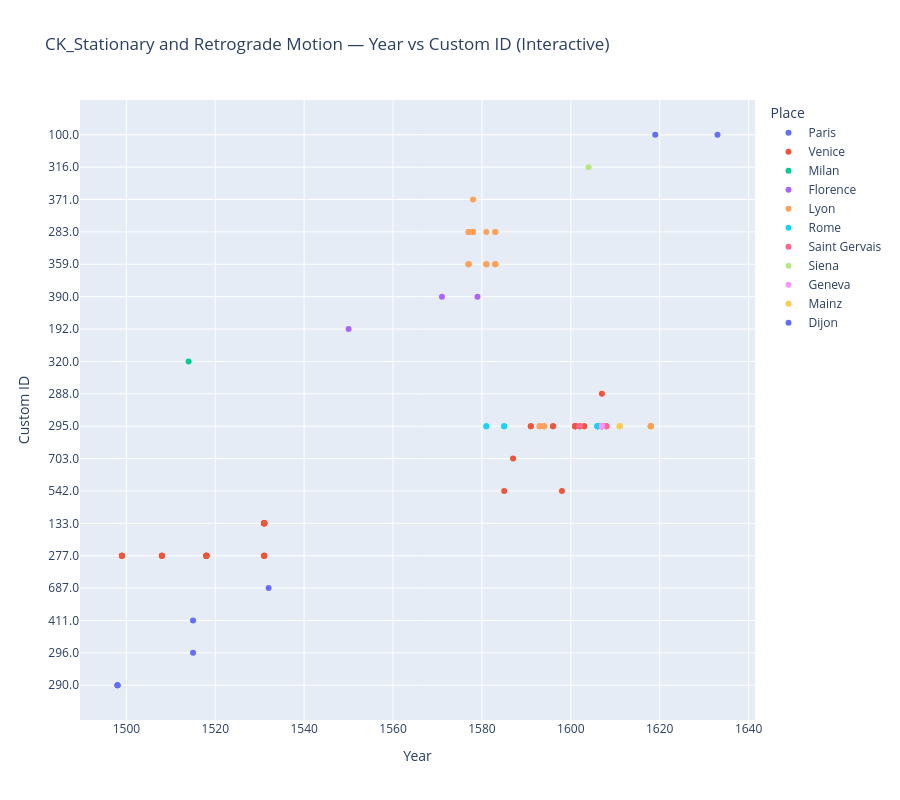

The notebook cell saved with this chart:
### Code cell
# Interactive scatter: CK_Stationary and Retrograde Motion
fig = px.scatter(
    retro_df,
    x='year',
    y='custom_identifier_str',
    color='place',
    hover_data=['part_or_adaption_label', 'book', 'custom_identifier_str'],
    title='CK_Stationary and Retrograde Motion — Year vs Custom ID (Interactive)',
    labels={'year': 'Year', 'custom_identifier_str': 'Custom ID', 'place': 'Place'}
)
fig.update_layout(height=800)
fig.show()

### Figure 1 — Plotly figure (JSON) as saved in the notebook; plotly's stock layout.template omitted (floating-point values rounded to 4 significant figures)
{"data": [{"customdata": [["Geometria speculativa by Bradwardine", "http://sphaera.mpiwg-berlin.mpg.de/id/item/ace988b2-0920-4717-86e6-f82f1c18e35b"], ["Geometria speculativa by Bradwardine", "http://sphaera.mpiwg-berlin.mpg.de/id/item/ace988b2-0920-4717-86e6-f82f1c18e35b"], ["Geometria speculativa by Bradwardine", "http://sphaera.mpiwg-berlin.mpg.de/id/item/ace988b2-0920-4717-86e6-f82f1c18e35b"], ["Tractatus de sphaera", "http://sphaera.mpiwg-berlin.mpg.de/id/item/e2792d4c-4369-4c9c-b9aa-02fb165716ac"], ["Tractatus de sphaera", "http://sphaera.mpiwg-berlin.mpg.de/id/item/e2792d4c-4369-4c9c-b9aa-02fb165716ac"], ["Treatise on Geometry", "http://sphaera.mpiwg-berlin.mpg.de/id/item/fe1a8658-1b64-4143-9788-2e623e780b1e"]], "hovertemplate": "Place=Paris<br>Year=%{x}<br>Custom ID=%{y}<br>part_or_adaption_label=%{customdata[0]}<br>book=%{customdata[1]}<extra></extra>", "legendgroup": "Paris", "marker": {"color": "#636efa", "symbol": "circle"}, "mode": "markers", "name": "Paris", "orientation": "h", "showlegend": true, "type": "scatter", "x": [1498, 1498, 1498, 1515, 1515, 1532], "xaxis": "x", "y": ["290.0", "290.0", "290.0", "296.0", "411.0", "687.0"], "yaxis": "y"}, {"customdata": [["Theoricae novae planetarum of Peuerbach", "http://sphaera.mpiwg-berlin.mpg.de/id/item/f5556437-0f45-4536-990e-5228623a8b2c"], ["Theoricae novae planetarum of Peuerbach", "http://sphaera.mpiwg-berlin.mpg.de/id/item/f5556437-0f45-4536-990e-5228623a8b2c"], ["Theoricae novae planetarum of Peuerbach", "http://sphaera.mpiwg-berlin.mpg.de/id/item/f5556437-0f45-4536-990e-5228623a8b2c"], ["Theoricae novae planetarum of Peuerbach", "http://sphaera.mpiwg-berlin.mpg.de/id/item/f5556437-0f45-4536-990e-5228623a8b2c"], ["Theoricae novae planetarum of Peuerbach", "http://sphaera.mpiwg-berlin.mpg.de/id/item/798799c1-e7a3-43f6-8c01-ad4e41cd5fae"], ["Theoricae novae planetarum of Peuerbach", "http://sphaera.mpiwg-berlin.mpg.de/id/item/798799c1-e7a3-43f6-8c01-ad4e41cd5fae"], ["Theoricae novae planetarum of Peuerbach", "http://sphaera.mpiwg-berlin.mpg.de/id/item/798799c1-e7a3-43f6-8c01-ad4e41cd5fae"], ["Theoricae novae planetarum of Peuerbach", "http://sphaera.mpiwg-berlin.mpg.de/id/item/798799c1-e7a3-43f6-8c01-ad4e41cd5fae"], ["Theoricae novae planetarum of Peuerbach", "http://sphaera.mpiwg-berlin.mpg.de/id/item/81491221-871e-4f01-bd65-7fbd1af4b91a"], ["Theoricae novae planetarum of Peuerbach", "http://sphaera.mpiwg-berlin.mpg.de/id/item/81491221-871e-4f01-bd65-7fbd1af4b91a"], ["Theoricae novae planetarum of Peuerbach", "http://sphaera.mpiwg-berlin.mpg.de/id/item/81491221-871e-4f01-bd65-7fbd1af4b91a"], ["Theoricae novae planetarum of Peuerbach", "http://sphaera.mpiwg-berlin.mpg.de/id/item/13e74258-a76e-4085-8f50-748e17986768"], ["Theoricae novae planetarum of Peuerbach", "http://sphaera.mpiwg-berlin.mpg.de/id/item/13e74258-a76e-4085-8f50-748e17986768"], ["Theoricae novae planetarum of Peuerbach", "http://sphaera.mpiwg-berlin.mpg.de/id/item/13e74258-a76e-4085-8f50-748e17986768"], ["Theoricae novae planetarum of Peuerbach", "http://sphaera.mpiwg-berlin.mpg.de/id/item/13e74258-a76e-4085-8f50-748e17986768"], ["Theorica of Nur ad-Din al-Bitruji", "http://sphaera.mpiwg-berlin.mpg.de/id/item/60829691-37d8-4dd3-9725-1e135da4a68c"], ["Theorica of Nur ad-Din al-Bitruji", "http://sphaera.mpiwg-berlin.mpg.de/id/item/60829691-37d8-4dd3-9725-1e135da4a68c"], ["Theorica of Nur ad-Din al-Bitruji", "http://sphaera.mpiwg-berlin.mpg.de/id/item/60829691-37d8-4dd3-9725-1e135da4a68c"], ["Theorica of Nur ad-Din al-Bitruji", "http://sphaera.mpiwg-berlin.mpg.de/id/item/60829691-37d8-4dd3-9725-1e135da4a68c"], ["Theorica of Nur ad-Din al-Bitruji", "http://sphaera.mpiwg-berlin.mpg.de/id/item/60829691-37d8-4dd3-9725-1e135da4a68c"], ["Theorica of Nur ad-Din al-Bitruji", "http://sphaera.mpiwg-berlin.mpg.de/id/item/60829691-37d8-4dd3-9725-1e135da4a68c"], ["Theorica of Nur ad-Din al-Bitruji", "http://sphaera.mpiwg-berlin.mpg.de/id/item/60829691-37d8-4dd3-9725-1e135da4a68c"], ["Theoricae novae planetarum of Peuerbach", "http://sphaera.mpiwg-berlin.mpg.de/id/item/60829691-37d8-4dd3-9725-1e135da4a68c"], ["Theoricae novae planetarum of Peuerbach", "http://sphaera.mpiwg-berlin.mpg.de/id/item/60829691-37d8-4dd3-9725-1e135da4a68c"], ["Theoricae novae planetarum of Peuerbach", "http://sphaera.mpiwg-berlin.mpg.de/id/item/60829691-37d8-4dd3-9725-1e135da4a68c"], ["Theorica of Nur ad-Din al-Bitruji", "http://sphaera.mpiwg-berlin.mpg.de/id/item/60829691-37d8-4dd3-9725-1e135da4a68c"], ["Theorica of Nur ad-Din al-Bitruji", "http://sphaera.mpiwg-berlin.mpg.de/id/item/60829691-37d8-4dd3-9725-1e135da4a68c"], ["Theorica of Nur ad-Din al-Bitruji", "http://sphaera.mpiwg-berlin.mpg.de/id/item/60829691-37d8-4dd3-9725-1e135da4a68c"], ["Theorica of Nur ad-Din al-Bitruji", "http://sphaera.mpiwg-berlin.mpg.de/id/item/60829691-37d8-4dd3-9725-1e135da4a68c"], ["Theorica of Nur ad-Din al-Bitruji", "http://sphaera.mpiwg-berlin.mpg.de/id/item/60829691-37d8-4dd3-9725-1e135da4a68c"], ["Theoricae novae planetarum of Peuerbach", "http://sphaera.mpiwg-berlin.mpg.de/id/item/60829691-37d8-4dd3-9725-1e135da4a68c"], ["Theorica of Nur ad-Din al-Bitruji", "http://sphaera.mpiwg-berlin.mpg.de/id/item/60829691-37d8-4dd3-9725-1e135da4a68c"], ["Four books on the Sphere", "http://sphaera.mpiwg-berlin.mpg.de/id/item/aeefc2a9-d142-4d3b-b0c1-415458e3271f"], ["Italian translation of Finé's Treatise on Geometry", "http://sphaera.mpiwg-berlin.mpg.de/id/item/9087fcf8-ed6b-439c-a46f-1e3872fab663"], ["Clavius's commentary on Sacrobosco's Sphere", "http://sphaera.mpiwg-berlin.mpg.de/id/item/bbd6d45f-1734-410b-9029-60ae656f2623"], ["Clavius's commentary on Sacrobosco's Sphere", "http://sphaera.mpiwg-berlin.mpg.de/id/item/bbd6d45f-1734-410b-9029-60ae656f2623"], ["Clavius's commentary on Sacrobosco's Sphere", "http://sphaera.mpiwg-berlin.mpg.de/id/item/a87d082b-a4a4-4dc2-b498-da488b67e3db"], ["Clavius's commentary on Sacrobosco's Sphere", "http://sphaera.mpiwg-berlin.mpg.de/id/item/a87d082b-a4a4-4dc2-b498-da488b67e3db"], ["Four books on the Sphere", "http://sphaera.mpiwg-berlin.mpg.de/id/item/a84b202a-e388-4bce-830c-626ae4a90e4d"], ["Clavius's commentary on Sacrobosco's Sphere", "http://sphaera.mpiwg-berlin.mpg.de/id/item/810ba049-53e1-474c-96de-da17d7c69d5e"], ["Clavius's commentary on Sacrobosco's Sphere", "http://sphaera.mpiwg-berlin.mpg.de/id/item/ba9971de-e96d-4105-b874-6e6a5243d9f7"], ["Clavius's commentary on Sacrobosco's Sphere", "http://sphaera.mpiwg-berlin.mpg.de/id/item/810ba049-53e1-474c-96de-da17d7c69d5e"], ["Clavius's commentary on Sacrobosco's Sphere", "http://sphaera.mpiwg-berlin.mpg.de/id/item/ba9971de-e96d-4105-b874-6e6a5243d9f7"], ["Clavius's commentary on Sacrobosco's Sphere", "http://sphaera.mpiwg-berlin.mpg.de/id/item/ba9971de-e96d-4105-b874-6e6a5243d9f7"], ["Clavius's commentary on Sacrobosco's Sphere", "http://sphaera.mpiwg-berlin.mpg.de/id/item/20430a7d-3f77-404d-abee-cec9c805baf3"], ["Clavius's commentary on Sacrobosco's Sphere", "http://sphaera.mpiwg-berlin.mpg.de/id/item/20430a7d-3f77-404d-abee-cec9c805baf3"], ["Four books on the Sphere (Italian translation)", "http://sphaera.mpiwg-berlin.mpg.de/id/item/4c1b571c-cd63-4101-a292-d4e86470231d"]], "hovertemplate": "Place=Venice<br>Year=%{x}<br>Custom ID=%{y}<br>part_or_adaption_label=%{customdata[0]}<br>book=%{customdata[1]}<extra></extra>", "legendgroup": "Venice", "marker": {"color": "#EF553B", "symbol": "circle"}, "mode": "markers", "name": "Venice", "orientation": "h", "showlegend": true, "type": "scatter", "x": [1499, 1499, 1499, 1499, 1508, 1508, 1508, 1508, 1518, 1518, 1518, 1518, 1518, 1518, 1518, 1531, 1531, 1531, 1531, 1531, 1531, 1531, 1531, 1531, 1531, 1531, 1531, 1531, 1531, 1531, 1531, 1531, 1585, 1587, 1591, 1591, 1596, 1596, 1598, 1601, 1601, 1601, 1601, 1601, 1603, 1603, 1607], "xaxis": "x", "y": ["277.0", "277.0", "277.0", "277.0", "277.0", "277.0", "277.0", "277.0", "277.0", "277.0", "277.0", "277.0", "277.0", "277.0", "277.0", "133.0", "133.0", "133.0", "133.0", "133.0", "133.0", "133.0", "277.0", "277.0", "277.0", "133.0", "133.0", "133.0", "133.0", "133.0", "277.0", "133.0", "542.0", "703.0", "295.0", "295.0", "295.0", "295.0", "542.0", "295.0", "295.0", "295.0", "295.0", "295.0", "295.0", "295.0", "288.0"], "yaxis": "y"}, {"customdata": [["Theoricae novae planetarum of Peuerbach", "http://sphaera.mpiwg-berlin.mpg.de/id/item/cebcd29c-cbc6-4f71-b7fb-3fe94d104e8a"]], "hovertemplate": "Place=Milan<br>Year=%{x}<br>Custom ID=%{y}<br>part_or_adaption_label=%{customdata[0]}<br>book=%{customdata[1]}<extra></extra>", "legendgroup": "Milan", "marker": {"color": "#00cc96", "symbol": "circle"}, "mode": "markers", "name": "Milan", "orientation": "h", "showlegend": true, "type": "scatter", "x": [1514], "xaxis": "x", "y": ["320.0"], "yaxis": "y"}, {"customdata": [["Annotationi sopra la Lettione Della Spera del Sacro Bosco", "http://sphaera.mpiwg-berlin.mpg.de/id/item/861d1018-f713-4971-82a8-3e315632f4af"], ["Commentary and Translation by P.V. Danti on Sacrobosco's Sphere", "http://sphaera.mpiwg-berlin.mpg.de/id/item/989292a8-8b9b-4770-afa6-f020c4d53ece"], ["Commentary and Translation by P.V. Danti on Sacrobosco's Sphere", "http://sphaera.mpiwg-berlin.mpg.de/id/item/239e72cb-9092-48e5-bdd7-d9243d333b66"]], "hovertemplate": "Place=Florence<br>Year=%{x}<br>Custom ID=%{y}<br>part_or_adaption_label=%{customdata[0]}<br>book=%{customdata[1]}<extra></extra>", "legendgroup": "Florence", "marker": {"color": "#ab63fa", "symbol": "circle"}, "mode": "markers", "name": "Florence", "orientation": "h", "showlegend": true, "type": "scatter", "x": [1550, 1571, 1579], "xaxis": "x", "y": ["192.0", "390.0", "390.0"], "yaxis": "y"}, {"customdata": [["Giuntini's commentary on books 3 and 4 of the Sphere", "http://sphaera.mpiwg-berlin.mpg.de/id/item/1dac3b48-7793-4d0c-8d35-bf74e7f39617"], ["Giuntini's commentary on books 3 and 4 of the Sphere", "http://sphaera.mpiwg-berlin.mpg.de/id/item/1dac3b48-7793-4d0c-8d35-bf74e7f39617"], ["Giuntini's commentary on books 3 and 4 of the Sphere", "http://sphaera.mpiwg-berlin.mpg.de/id/item/1dac3b48-7793-4d0c-8d35-bf74e7f39617"], ["Giuntini's commentary on books 3 and 4 of the Sphere", "http://sphaera.mpiwg-berlin.mpg.de/id/item/1dac3b48-7793-4d0c-8d35-bf74e7f39617"], ["Giuntini's commentary on books 1 and 2 of the Sphere", "http://sphaera.mpiwg-berlin.mpg.de/id/item/9aaa7214-18b1-4d90-bb4f-a71302baf49b"], ["Giuntini's commentary on books 1 and 2 of the Sphere", "http://sphaera.mpiwg-berlin.mpg.de/id/item/9aaa7214-18b1-4d90-bb4f-a71302baf49b"], ["Giuntini's commentary on books 1 and 2 of the Sphere", "http://sphaera.mpiwg-berlin.mpg.de/id/item/9aaa7214-18b1-4d90-bb4f-a71302baf49b"], ["Giuntini's commentary on books 1 and 2 of the Sphere", "http://sphaera.mpiwg-berlin.mpg.de/id/item/4208960a-b432-418f-8f72-8dc5c556b928"], ["Giuntini's commentary on books 1 and 2 of the Sphere", "http://sphaera.mpiwg-berlin.mpg.de/id/item/4208960a-b432-418f-8f72-8dc5c556b928"], ["Introduction to geometry by Giuntini", "http://sphaera.mpiwg-berlin.mpg.de/id/item/915c0040-e374-46d0-b3a7-91e4024100e0"], ["Giuntini's commentary on books 1 and 2 of the Sphere", "http://sphaera.mpiwg-berlin.mpg.de/id/item/4208960a-b432-418f-8f72-8dc5c556b928"], ["Giuntini's commentary on books 1 and 2 of the Sphere", "http://sphaera.mpiwg-berlin.mpg.de/id/item/75ab376c-0227-4ad7-b9f5-2fb796d5afb8"], ["Giuntini's commentary on books 3 and 4 of the Sphere", "http://sphaera.mpiwg-berlin.mpg.de/id/item/75ab376c-0227-4ad7-b9f5-2fb796d5afb8"], ["Giuntini's commentary on books 3 and 4 of the Sphere", "http://sphaera.mpiwg-berlin.mpg.de/id/item/75ab376c-0227-4ad7-b9f5-2fb796d5afb8"], ["Giuntini's commentary on books 3 and 4 of the Sphere", "http://sphaera.mpiwg-berlin.mpg.de/id/item/75ab376c-0227-4ad7-b9f5-2fb796d5afb8"], ["Giuntini's commentary on books 3 and 4 of the Sphere", "http://sphaera.mpiwg-berlin.mpg.de/id/item/11417c32-ee2f-43cd-a032-d5ead5bd8069"], ["Giuntini's commentary on books 1 and 2 of the Sphere", "http://sphaera.mpiwg-berlin.mpg.de/id/item/11417c32-ee2f-43cd-a032-d5ead5bd8069"], ["Giuntini's commentary on books 1 and 2 of the Sphere", "http://sphaera.mpiwg-berlin.mpg.de/id/item/11417c32-ee2f-43cd-a032-d5ead5bd8069"], ["Giuntini's commentary on books 3 and 4 of the Sphere", "http://sphaera.mpiwg-berlin.mpg.de/id/item/11417c32-ee2f-43cd-a032-d5ead5bd8069"], ["Giuntini's commentary on books 3 and 4 of the Sphere", "http://sphaera.mpiwg-berlin.mpg.de/id/item/11417c32-ee2f-43cd-a032-d5ead5bd8069"], ["Clavius's commentary on Sacrobosco's Sphere", "http://sphaera.mpiwg-berlin.mpg.de/id/item/e2f49856-fc05-4e39-bda1-9e067fb77e38"], ["Clavius's commentary on Sacrobosco's Sphere", "http://sphaera.mpiwg-berlin.mpg.de/id/item/e2f49856-fc05-4e39-bda1-9e067fb77e38"], ["Clavius's commentary on Sacrobosco's Sphere", "http://sphaera.mpiwg-berlin.mpg.de/id/item/e2f49856-fc05-4e39-bda1-9e067fb77e38"], ["Clavius's commentary on Sacrobosco's Sphere", "http://sphaera.mpiwg-berlin.mpg.de/id/item/00294e5b-c9ed-44f7-af31-550da6b948e0"], ["Clavius's commentary on Sacrobosco's Sphere", "http://sphaera.mpiwg-berlin.mpg.de/id/item/00294e5b-c9ed-44f7-af31-550da6b948e0"], ["Clavius's commentary on Sacrobosco's Sphere", "http://sphaera.mpiwg-berlin.mpg.de/id/item/00294e5b-c9ed-44f7-af31-550da6b948e0"], ["Clavius's commentary on Sacrobosco's Sphere", "http://sphaera.mpiwg-berlin.mpg.de/id/item/84318d12-e047-41a4-82e6-cc52c2978d90"], ["Clavius's commentary on Sacrobosco's Sphere", "http://sphaera.mpiwg-berlin.mpg.de/id/item/84318d12-e047-41a4-82e6-cc52c2978d90"], ["Clavius's commentary on Sacrobosco's Sphere", "http://sphaera.mpiwg-berlin.mpg.de/id/item/84318d12-e047-41a4-82e6-cc52c2978d90"], ["Clavius's commentary on Sacrobosco's Sphere", "http://sphaera.mpiwg-berlin.mpg.de/id/item/eb4c32fb-c422-4cec-9815-21a518a328b9"], ["Clavius's commentary on Sacrobosco's Sphere", "http://sphaera.mpiwg-berlin.mpg.de/id/item/eb4c32fb-c422-4cec-9815-21a518a328b9"], ["Clavius's commentary on Sacrobosco's Sphere", "http://sphaera.mpiwg-berlin.mpg.de/id/item/eb4c32fb-c422-4cec-9815-21a518a328b9"], ["Clavius's commentary on Sacrobosco's Sphere", "http://sphaera.mpiwg-berlin.mpg.de/id/item/eb4c32fb-c422-4cec-9815-21a518a328b9"], ["Clavius's commentary on Sacrobosco's Sphere", "http://sphaera.mpiwg-berlin.mpg.de/id/item/eb4c32fb-c422-4cec-9815-21a518a328b9"], ["Clavius's commentary on Sacrobosco's Sphere", "http://sphaera.mpiwg-berlin.mpg.de/id/item/eb4c32fb-c422-4cec-9815-21a518a328b9"], ["Clavius's commentary on Sacrobosco's Sphere", "http://sphaera.mpiwg-berlin.mpg.de/id/item/b968bbae-9532-42ce-bc54-491abde20698"], ["Clavius's commentary on Sacrobosco's Sphere", "http://sphaera.mpiwg-berlin.mpg.de/id/item/b968bbae-9532-42ce-bc54-491abde20698"], ["Clavius's commentary on Sacrobosco's Sphere", "http://sphaera.mpiwg-berlin.mpg.de/id/item/b968bbae-9532-42ce-bc54-491abde20698"], ["Clavius's commentary on Sacrobosco's Sphere", "http://sphaera.mpiwg-berlin.mpg.de/id/item/b968bbae-9532-42ce-bc54-491abde20698"], ["Clavius's commentary on Sacrobosco's Sphere", "http://sphaera.mpiwg-berlin.mpg.de/id/item/b968bbae-9532-42ce-bc54-491abde20698"], ["Clavius's commentary on Sacrobosco's Sphere", "http://sphaera.mpiwg-berlin.mpg.de/id/item/b968bbae-9532-42ce-bc54-491abde20698"]], "hovertemplate": "Place=Lyon<br>Year=%{x}<br>Custom ID=%{y}<br>part_or_adaption_label=%{customdata[0]}<br>book=%{customdata[1]}<extra></extra>", "legendgroup": "Lyon", "marker": {"color": "#FFA15A", "symbol": "circle"}, "mode": "markers", "name": "Lyon", "orientation": "h", "showlegend": true, "type": "scatter", "x": [1577, 1577, 1577, 1577, 1577, 1577, 1577, 1578, 1578, 1578, 1578, 1581, 1581, 1581, 1581, 1583, 1583, 1583, 1583, 1583, 1593, 1593, 1593, 1594, 1594, 1594, 1602, 1602, 1602, 1607, 1607, 1607, 1607, 1607, 1607, 1618, 1618, 1618, 1618, 1618, 1618], "xaxis": "x", "y": ["359.0", "359.0", "359.0", "359.0", "283.0", "283.0", "283.0", "283.0", "283.0", "371.0", "283.0", "283.0", "359.0", "359.0", "359.0", "359.0", "283.0", "283.0", "359.0", "359.0", "295.0", "295.0", "295.0", "295.0", "295.0", "295.0", "295.0", "295.0", "295.0", "295.0", "295.0", "295.0", "295.0", "295.0", "295.0", "295.0", "295.0", "295.0", "295.0", "295.0", "295.0"], "yaxis": "y"}, {"customdata": [["Clavius's commentary on Sacrobosco's Sphere", "http://sphaera.mpiwg-berlin.mpg.de/id/item/0a8d48d3-7224-4b43-bd8d-f9ddbf019caf"], ["Clavius's commentary on Sacrobosco's Sphere", "http://sphaera.mpiwg-berlin.mpg.de/id/item/0a8d48d3-7224-4b43-bd8d-f9ddbf019caf"], ["Clavius's commentary on Sacrobosco's Sphere", "http://sphaera.mpiwg-berlin.mpg.de/id/item/5160d3aa-9337-4827-a1d3-00a32c8ec471"], ["Clavius's commentary on Sacrobosco's Sphere", "http://sphaera.mpiwg-berlin.mpg.de/id/item/5160d3aa-9337-4827-a1d3-00a32c8ec471"], ["Clavius's commentary on Sacrobosco's Sphere", "http://sphaera.mpiwg-berlin.mpg.de/id/item/012cdb2d-2830-4e0b-b148-c30b6f678f92"], ["Clavius's commentary on Sacrobosco's Sphere", "http://sphaera.mpiwg-berlin.mpg.de/id/item/012cdb2d-2830-4e0b-b148-c30b6f678f92"], ["Clavius's commentary on Sacrobosco's Sphere", "http://sphaera.mpiwg-berlin.mpg.de/id/item/012cdb2d-2830-4e0b-b148-c30b6f678f92"], ["Clavius's commentary on Sacrobosco's Sphere", "http://sphaera.mpiwg-berlin.mpg.de/id/item/012cdb2d-2830-4e0b-b148-c30b6f678f92"], ["Clavius's commentary on Sacrobosco's Sphere", "http://sphaera.mpiwg-berlin.mpg.de/id/item/012cdb2d-2830-4e0b-b148-c30b6f678f92"], ["Clavius's commentary on Sacrobosco's Sphere", "http://sphaera.mpiwg-berlin.mpg.de/id/item/012cdb2d-2830-4e0b-b148-c30b6f678f92"], ["Clavius's commentary on Sacrobosco's Sphere", "http://sphaera.mpiwg-berlin.mpg.de/id/item/924ce660-be70-431c-b627-d069824a24e1"], ["Clavius's commentary on Sacrobosco's Sphere", "http://sphaera.mpiwg-berlin.mpg.de/id/item/924ce660-be70-431c-b627-d069824a24e1"], ["Clavius's commentary on Sacrobosco's Sphere", "http://sphaera.mpiwg-berlin.mpg.de/id/item/924ce660-be70-431c-b627-d069824a24e1"], ["Clavius's commentary on Sacrobosco's Sphere", "http://sphaera.mpiwg-berlin.mpg.de/id/item/924ce660-be70-431c-b627-d069824a24e1"], ["Clavius's commentary on Sacrobosco's Sphere", "http://sphaera.mpiwg-berlin.mpg.de/id/item/924ce660-be70-431c-b627-d069824a24e1"], ["Clavius's commentary on Sacrobosco's Sphere", "http://sphaera.mpiwg-berlin.mpg.de/id/item/924ce660-be70-431c-b627-d069824a24e1"]], "hovertemplate": "Place=Rome<br>Year=%{x}<br>Custom ID=%{y}<br>part_or_adaption_label=%{customdata[0]}<br>book=%{customdata[1]}<extra></extra>", "legendgroup": "Rome", "marker": {"color": "#19d3f3", "symbol": "circle"}, "mode": "markers", "name": "Rome", "orientation": "h", "showlegend": true, "type": "scatter", "x": [1581, 1581, 1585, 1585, 1606, 1606, 1606, 1606, 1606, 1606, 1607, 1607, 1607, 1607, 1607, 1607], "xaxis": "x", "y": ["295.0", "295.0", "295.0", "295.0", "295.0", "295.0", "295.0", "295.0", "295.0", "295.0", "295.0", "295.0", "295.0", "295.0", "295.0", "295.0"], "yaxis": "y"}, {"customdata": [["Clavius's commentary on Sacrobosco's Sphere", "http://sphaera.mpiwg-berlin.mpg.de/id/item/84b79447-cf7f-4e67-a565-5dab46100679"], ["Clavius's commentary on Sacrobosco's Sphere", "http://sphaera.mpiwg-berlin.mpg.de/id/item/84b79447-cf7f-4e67-a565-5dab46100679"], ["Clavius's commentary on Sacrobosco's Sphere", "http://sphaera.mpiwg-berlin.mpg.de/id/item/84b79447-cf7f-4e67-a565-5dab46100679"], ["Clavius's commentary on Sacrobosco's Sphere", "http://sphaera.mpiwg-berlin.mpg.de/id/item/368c8cd6-26be-434b-843e-8efb5a78fac2"], ["Clavius's commentary on Sacrobosco's Sphere", "http://sphaera.mpiwg-berlin.mpg.de/id/item/368c8cd6-26be-434b-843e-8efb5a78fac2"], ["Clavius's commentary on Sacrobosco's Sphere", "http://sphaera.mpiwg-berlin.mpg.de/id/item/368c8cd6-26be-434b-843e-8efb5a78fac2"], ["Clavius's commentary on Sacrobosco's Sphere", "http://sphaera.mpiwg-berlin.mpg.de/id/item/a824812a-d3cf-4627-9390-5fd83609d23e"], ["Clavius's commentary on Sacrobosco's Sphere", "http://sphaera.mpiwg-berlin.mpg.de/id/item/a824812a-d3cf-4627-9390-5fd83609d23e"], ["Clavius's commentary on Sacrobosco's Sphere", "http://sphaera.mpiwg-berlin.mpg.de/id/item/a824812a-d3cf-4627-9390-5fd83609d23e"]], "hovertemplate": "Place=Saint Gervais<br>Year=%{x}<br>Custom ID=%{y}<br>part_or_adaption_label=%{customdata[0]}<br>book=%{customdata[1]}<extra></extra>", "legendgroup": "Saint Gervais", "marker": {"color": "#FF6692", "symbol": "circle"}, "mode": "markers", "name": "Saint Gervais", "orientation": "h", "showlegend": true, "type": "scatter", "x": [1602, 1602, 1602, 1607, 1607, 1607, 1608, 1608, 1608], "xaxis": "x", "y": ["295.0", "295.0", "295.0", "295.0", "295.0", "295.0", "295.0", "295.0", "295.0"], "yaxis": "y"}, {"customdata": [["Pifferi's Commentary on the Sphere", "http://sphaera.mpiwg-berlin.mpg.de/id/item/51457f9b-2ba9-45fc-823d-154e944c8d9a"]], "hovertemplate": "Place=Siena<br>Year=%{x}<br>Custom ID=%{y}<br>part_or_adaption_label=%{customdata[0]}<br>book=%{customdata[1]}<extra></extra>", "legendgroup": "Siena", "marker": {"color": "#B6E880", "symbol": "circle"}, "mode": "markers", "name": "Siena", "orientation": "h", "showlegend": true, "type": "scatter", "x": [1604], "xaxis": "x", "y": ["316.0"], "yaxis": "y"}, {"customdata": [["Clavius's commentary on Sacrobosco's Sphere", "http://sphaera.mpiwg-berlin.mpg.de/id/item/bb68ef98-9860-49a1-9f6f-5e3295e704c5"], ["Clavius's commentary on Sacrobosco's Sphere", "http://sphaera.mpiwg-berlin.mpg.de/id/item/bb68ef98-9860-49a1-9f6f-5e3295e704c5"], ["Clavius's commentary on Sacrobosco's Sphere", "http://sphaera.mpiwg-berlin.mpg.de/id/item/bb68ef98-9860-49a1-9f6f-5e3295e704c5"]], "hovertemplate": "Place=Geneva<br>Year=%{x}<br>Custom ID=%{y}<br>part_or_adaption_label=%{customdata[0]}<br>book=%{customdata[1]}<extra></extra>", "legendgroup": "Geneva", "marker": {"color": "#FF97FF", "symbol": "circle"}, "mode": "markers", "name": "Geneva", "orientation": "h", "showlegend": true, "type": "scatter", "x": [1607, 1607, 1607], "xaxis": "x", "y": ["295.0", "295.0", "295.0"], "yaxis": "y"}, {"customdata": [["Clavius's commentary on Sacrobosco's Sphere", "http://sphaera.mpiwg-berlin.mpg.de/id/item/22a04077-cc56-4871-a4e5-eab72e6bcfc5"], ["Clavius's commentary on Sacrobosco's Sphere", "http://sphaera.mpiwg-berlin.mpg.de/id/item/22a04077-cc56-4871-a4e5-eab72e6bcfc5"], ["Clavius's commentary on Sacrobosco's Sphere", "http://sphaera.mpiwg-berlin.mpg.de/id/item/22a04077-cc56-4871-a4e5-eab72e6bcfc5"]], "hovertemplate": "Place=Mainz<br>Year=%{x}<br>Custom ID=%{y}<br>part_or_adaption_label=%{customdata[0]}<br>book=%{customdata[1]}<extra></extra>", "legendgroup": "Mainz", "marker": {"color": "#FECB52", "symbol": "circle"}, "mode": "markers", "name": "Mainz", "orientation": "h", "showlegend": true, "type": "scatter", "x": [1611, 1611, 1611], "xaxis": "x", "y": ["295.0", "295.0", "295.0"], "yaxis": "y"}, {"customdata": [["Tractatus de sphaera", "http://sphaera.mpiwg-berlin.mpg.de/id/item/5250d926-0314-4974-92f2-43326bbee263"], ["Tractatus de sphaera", "http://sphaera.mpiwg-berlin.mpg.de/id/item/6be932f0-a115-4a38-a2fd-5cb5bb14cd7a"]], "hovertemplate": "Place=Dijon<br>Year=%{x}<br>Custom ID=%{y}<br>part_or_adaption_label=%{customdata[0]}<br>book=%{customdata[1]}<extra></extra>", "legendgroup": "Dijon", "marker": {"color": "#636efa", "symbol": "circle"}, "mode": "markers", "name": "Dijon", "orientation": "h", "showlegend": true, "type": "scatter", "x": [1619, 1633], "xaxis": "x", "y": ["100.0", "100.0"], "yaxis": "y"}], "layout": {"height": 800, "legend": {"title": {"text": "Place"}, "tracegroupgap": 0}, "title": {"text": "CK_Stationary and Retrograde Motion — Year vs Custom ID (Interactive)"}, "xaxis": {"anchor": "y", "domain": [0, 1], "title": {"text": "Year"}}, "yaxis": {"anchor": "x", "domain": [0, 1], "title": {"text": "Custom ID"}}}}
